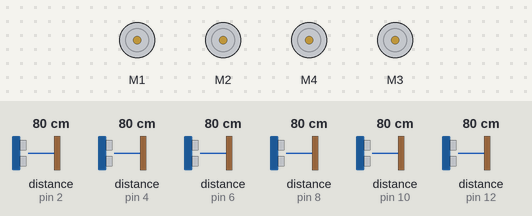
Bench run of a sketch on a simulated Arduino Uno, built with avr-gcc and run on an emulated ATmega328P. Parts: 4 × DC motor (green arrow = forward, orange = backward, longer = faster). Wiring (inferred from the names in the program): 6 × ultrasonic range finder: trigger pin 3, echo pin 2 / trigger pin 5, echo pin 4 / trigger pin 7, echo pin 6 / trigger pin 9, echo pin 8 / trigger pin 11, echo pin 10 / trigger pin 13, echo pin 12. The inputs (shaded band) are chosen by the test bench; at power-on: distance to the obstacle (sensors on pin 4, pin 2, pin 6, pin 8, pin 10, pin 12) 80 cm. The echo pulse lasts 58.3 µs per cm; what the sketch prints to the serial monitor is not drawn.

Above: at 6.7 s.
6.8 s: distance to the obstacle (sensor on pin 4) set to 18 cm
9.9 s: distance to the obstacle (sensor on pin 2) set to 2 cm
At 11.0 s:
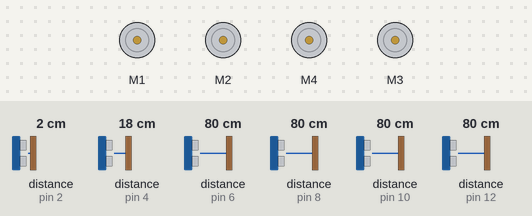
12.0 s: distance to the obstacle (sensor on pin 6) set to 2 cm
15.1 s: distance to the obstacle (sensor on pin 6) set to 291 cm
18.2 s: distance to the obstacle (sensor on pin 6) set to 299 cm
19.7 s: distance to the obstacle (sensor on pin 2) set to 4 cm
22.8 s: distance to the obstacle (sensor on pin 2) set to 7 cm
At 23.3 s:
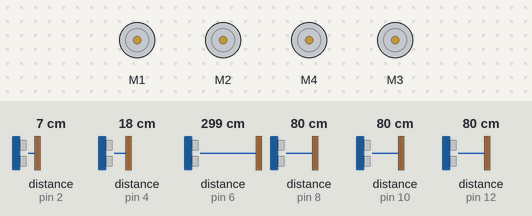
Timing chart, 0 to 25.3 s (numbered marks = the images above; inputs shaded):
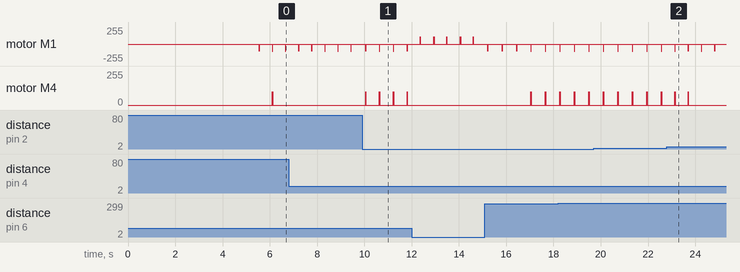

Measured:
- the behaviour switches between 5 and 6 cm on distance to the obstacle (sensor on pin 2) (found by bisection; images 1 and 2)
- after the input at 9.9 s, motor M4: alternates forward 100/255 for 0.01 s and stopped for 0.57 s, starting after 0.15 s
- after the input at 22.8 s, motor M4: alternates forward 100/255 for 0.01 s and stopped for 0.55 s, 4 changes in all, then stays stopped, starting after 0.33 s
- by itself, motor M1: alternates backward 110/255 for 0.01 s and stopped for 0.60 s

The sketch:

Explorer.ino
```cpp
#include <math.h>
#include <Adafruit_MotorShield.h>
#include <string.h>
#include "Memory.cpp"
#include<SoftwareSerial.h> //Included SoftwareSerial Library
//Started SoftwareSerial at RX and TX pin of ESP8266/NodeMCU
SoftwareSerial s(0,1);

#define FORWARD_ 0
#define BACKWARD_ 2
#define LEFT_ -1
#define RIGHT_ 1

/* Ultrasonic sensors */
const uint8_t echoPin_RIGHT = 2;  // echo signal (receives)
const uint8_t echoPin_right = 4;
const uint8_t echoPin_front_right = 6;
const uint8_t echoPin_front_left = 8;
const uint8_t echoPin_left = 10;
const uint8_t echoPin_LEFT = 12;

const uint8_t trigPin_RIGHT = 3;  // trigger signal (sends)
const uint8_t trigPin_right = 5;
const uint8_t trigPin_front_right = 7;
const uint8_t trigPin_front_left = 9;
const uint8_t trigPin_left = 11;
const uint8_t trigPin_LEFT = 13;


/* Measurements */
const float safetyDistance = 30; // according with the speed. Expressed in
const float robotWidth = 20; // expressed in cm
const float marge = safetyDistance / 3; // margin of movement. It should move between the marging and the safetyDistance


/* LEDs
   long side : pin
   short side : ground
   resistor : 100 Ohm
*/
const uint8_t ledPin_left = 15;
const uint8_t ledPin_back = 16;
const uint8_t ledPin_right = 17;


/*
   Determines where to move
*/
int objectDetected = 0; // the side where the object is detected
boolean searchingObject = false;
int tick = 0;
int randomDir = FORWARD_;
boolean stop_ = false;


/* Movement */
const int motorSpeed = 100; // from 0 (off) to 255 (max speed)

// Create the motor shield object with the default I2C address
Adafruit_MotorShield AFMS = Adafruit_MotorShield();
// Or, create it with a different I2C address (say for stacking)
// Adafruit_MotorShield AFMS = Adafruit_MotorShield(0x61);

// Motor 1 -> right behind / Motor 2 -> right front / Motor 3 -> left front / Motor 4 -> left behind
Adafruit_DCMotor *motorRightBehind = AFMS.getMotor(3);
Adafruit_DCMotor *motorRightFront = AFMS.getMotor(4);
Adafruit_DCMotor *motorLeftFront = AFMS.getMotor(1);
Adafruit_DCMotor *motorLeftBehind = AFMS.getMotor(2);


class Explorer {

  public:
    /*********************************
       GENERAL SETTINGS
     *********************************/
    int SENSOR_NUMBER = 6;
    // Index of the positions
    int FAR_LEFT = 0, LEFT = 1, UP_LEFT = 2, UP_RIGHT = 3, RIGHT = 4, FAR_RIGHT = 5;
    // Angles of orientation of the sensors
    double angles[6] = { -90, -45, 20, -20, 45, 90};
    // Safety distance in mm
    int SAFETY_DISTANCE = 150;

    int DEGREE90 = 3;
    int DEGREE120 = 4;
    int ROTATION = 30;
    int DISTANCE = 90;

    // Error margin when moving along an object (in mm)
    int ERROR_MARGIN = 40;
    // Distance at which we will move along an object (in mm)
    int FOLLOW_DISTANCE = 90;
    // Speed of the wheels
    int DEFAULT_SPEED = 100;

    /*********************************
       DEPENDS ON THE ROBOT'S SPEED
     *********************************/
    // Tick needed per angle
    double TICK_PER_ANGLE;
    double ANGLE_PER_TICK;
    // Tick per mm
    double TICK_PER_MM;
    double MM_PER_TICK;
    /*********************************/


    /*********************************
       SPECIFIC TO THE ROBOT
     *********************************/
    // Position
    double x, y;
    double angle;

    // Distances from the robot to the closest objects
    double* distances;

    // If the robot will enter in contact with an object
    boolean* contact;

    // Previous informations
    double* prev_distances;
    boolean* prev_contact;

    // Which side do we follow ? (-1 is none)
    int FOLLOWING_SIDE = -1;
    int OLD_FOLLOWING_SIDE = FAR_RIGHT;
    Memory* memory;
    double total_distance;
    /*********************************/

    // Constructor
    Explorer(double TICK_PER_ANGLE, double TICK_PER_MM) {
      distances = new double[6];
      contact = new boolean[6];

      prev_distances = new double[6];
      prev_contact = new boolean[6];

      this->TICK_PER_ANGLE = TICK_PER_ANGLE;
      this->TICK_PER_MM = TICK_PER_MM;

      this->ANGLE_PER_TICK = 1 / TICK_PER_ANGLE;
      this->MM_PER_TICK = 1 / TICK_PER_MM;

      // Starting position
      x = 0; y = 0;
      angle = 0;
      total_distance = 0;

      FOLLOWING_SIDE = -1;
    }

    void setPos(int x, int y) {
      this->x = x;
      this->y = y;
    }

    void setAngle(int angle) {
      this->angle = angle;
    }

    double getX() {
      return x;
    }

    double getY() {
      return y;
    }

    double getAngle() {
      return angle;
    }

    double* getDistances() {
      return distances;
    }

    void setDistances(double* distances) {
      for (int i = 0; i < SENSOR_NUMBER; i++) this->distances[i] = distances[i];
    }

    /*
       Calculates the distance with the information obtained from the sensors
    */
    float calculDistance(uint8_t trigPin, uint8_t echoPin) {
      uint32_t duration; // duration of the round trip
      float cm;  // distance of the obstacle

      // The sensor is triggered by a HIGH pulse of 10 or more microseconds.
      // Give a short LOW pulse beforehand to ensure a clean HIGH pulse:
      pinMode(trigPin, OUTPUT);
      digitalWrite(trigPin, LOW);
      delayMicroseconds(3);

      // Start trigger signal

      digitalWrite(trigPin, HIGH);
      delayMicroseconds(10);
      digitalWrite(trigPin, LOW);

      // Read the signal from the sensor: a HIGH pulse whose
      // duration is the time (in microseconds) from the sending
      // of the ping to the reception of its echo off of an object.

      pinMode(echoPin, INPUT);
      duration = pulseIn(echoPin, HIGH);

      // convert the time into a distance
      cm = (float)((duration << 4) + duration) / 1000.0; // cm = 17 * duration/1000
      return cm;
    }

    void updateDistance(int dir) {
      double dist = 0;
      switch (dir) {
        case 0:
          dist = calculDistance(trigPin_LEFT, echoPin_LEFT);
          break;
        case 1:
          dist = calculDistance(trigPin_left, echoPin_left);
          break;
        case 2:
          dist = calculDistance(trigPin_front_left, echoPin_front_left);
          break;
        case 3:
          dist = calculDistance(trigPin_front_right, echoPin_front_right);
          break;
        case 4:
          dist = calculDistance(trigPin_right, echoPin_right);
          break;
        case 5:
          dist = calculDistance(trigPin_RIGHT, echoPin_RIGHT);
          break;
      }
      distances[dir] = dist;
      contact[dir] = isThereSomething(dir, SAFETY_DISTANCE);
    }

    /**
       Update the distance using the ultrasounds
    */
    void updateDistance() {

      // Copy the previous informations
      for (int i = 0; i < SENSOR_NUMBER; i++) {
        prev_distances[i] = distances[i];
        prev_contact[i] = contact[i];
      }

      // Récupérer les informations des capteurs
      double cm_front_left = calculDistance(trigPin_front_left, echoPin_front_left);
      double cm_front_right = calculDistance(trigPin_front_right, echoPin_front_right);
      double cm_left = calculDistance(trigPin_left, echoPin_left);
      double cm_LEFT = calculDistance(trigPin_LEFT, echoPin_LEFT);
      double cm_right = calculDistance(trigPin_right, echoPin_right);
      double cm_RIGHT = calculDistance(trigPin_RIGHT, echoPin_RIGHT);

      //conversion cm -> mm
      distances[FAR_LEFT] = cm_LEFT * 10;
      distances[FAR_RIGHT] = cm_RIGHT * 10;
      distances[LEFT] = cm_left * 10;
      distances[RIGHT] = cm_right * 10;
      distances[UP_LEFT] = cm_front_left * 10;
      distances[UP_RIGHT] = cm_front_right * 10;

      for (int i = 0; i < SENSOR_NUMBER; i++) {
        if (distances[i] <= SAFETY_DISTANCE) contact[i] = true;
        else contact[i] = false;
      }
      String data = string_to_json();
      Serial.print(data);
      s.print(data);

    }

    void speedLeft(int motorSpeed) {
      motorLeftFront->setSpeed(motorSpeed);
      motorLeftBehind->setSpeed(motorSpeed);
    }

    void speedRight(int motorSpeed) {
      motorRightFront->setSpeed(motorSpeed);
      motorRightBehind->setSpeed(motorSpeed);
    }

    /**
       Move the robot
    */
    void explore() {
      updateDistance();

      if (FOLLOWING_SIDE == -1) find_();
      else if(!memory->isVisited(x, y, total_distance)) follow();
      else {
         // On a fini de visiter, on se tourne et on continue l'exploration
         for(int i = 0; i < DEGREE90; i++){
            if(FOLLOWING_SIDE == FAR_RIGHT) left(ROTATION);
            else right(ROTATION);
         }
         FOLLOWING_SIDE = -1;
      }
    }

    /**
       Move the robot "randomly" until finding an object to move along
    */
    void find_() {
      // If we're alongside an object on our left or right
      if (distances[OLD_FOLLOWING_SIDE] <= FOLLOW_DISTANCE + ERROR_MARGIN) {
         FOLLOWING_SIDE = OLD_FOLLOWING_SIDE;
         memory = new Memory(FOLLOWING_SIDE);
      }
      else if (distances[FAR_LEFT] <= FOLLOW_DISTANCE + ERROR_MARGIN){
         FOLLOWING_SIDE = FAR_LEFT;
         memory = new Memory(FOLLOWING_SIDE);
      }
      else if (distances[FAR_RIGHT] <= FOLLOW_DISTANCE + ERROR_MARGIN) {
         FOLLOWING_SIDE = FAR_RIGHT;
         memory = new Memory(FOLLOWING_SIDE);
      }
      else {
        int cpt = 0;
        // Nothing ahead, go forward
        if (!contact[UP_RIGHT] && !contact[UP_LEFT] && !contact[RIGHT] && !contact[LEFT]) forward(DISTANCE);
        // If there is something ahead, on the right, then we turn the robot to follow it
        else if (contact[UP_RIGHT] || contact[RIGHT]) {
          while (!(distances[FAR_RIGHT] <= FOLLOW_DISTANCE + ERROR_MARGIN) && cpt++ < DEGREE90) {
            left(ROTATION);
            updateDistance();
          }
        } else if (contact[UP_LEFT] || contact[LEFT]) {
          while (!(distances[FAR_LEFT] <= FOLLOW_DISTANCE + ERROR_MARGIN) && cpt++ < DEGREE90) {
            right(ROTATION);
            updateDistance();
          }
        }
      }
    }

    /**
       Move the robot to follow an object on a certain side
    */
    void follow() {
      // Si ça fait un moment qu'on a pas ajouté de points, alors on en ajoute un
      if(memory->distanceSinceLastPoint(total_distance) >= 200) memory->addMemoryPoint(x, y, total_distance);

      // On tourne de 20 degré quand y'a un truc devant
      if(contact[UP_RIGHT] || contact[UP_LEFT] || contact[RIGHT] || contact[LEFT]){
        if(FOLLOWING_SIDE == FAR_RIGHT) left(ROTATION);
        else right(ROTATION);
        updateDistance();
      }

      // If there is something on the side at a good distance, we continue to go forward
      if (isThereSomething(FOLLOWING_SIDE, FOLLOW_DISTANCE + ERROR_MARGIN + ERROR_MARGIN)) {
        // If we're too close, we try to turn a bit
        if (distances[FOLLOWING_SIDE] <= FOLLOW_DISTANCE - ERROR_MARGIN) {
          if (FOLLOWING_SIDE == FAR_RIGHT && distances[FOLLOWING_SIDE] < prev_distances[FOLLOWING_SIDE]) left(ROTATION);
          if (FOLLOWING_SIDE == FAR_LEFT && distances[FOLLOWING_SIDE] < prev_distances[FOLLOWING_SIDE]) right(ROTATION);
          updateDistance();
        } else if (distances[FOLLOWING_SIDE] >= FOLLOW_DISTANCE + ERROR_MARGIN) {
          if (FOLLOWING_SIDE == FAR_RIGHT && distances[FOLLOWING_SIDE] > prev_distances[FOLLOWING_SIDE]) right(ROTATION);
          if (FOLLOWING_SIDE == FAR_LEFT && distances[FOLLOWING_SIDE] > prev_distances[FOLLOWING_SIDE]) left(ROTATION);
          updateDistance();
        }
        if (!contact[UP_RIGHT] && !contact[UP_LEFT] && !contact[LEFT] && !contact[RIGHT]) forward(DISTANCE);
        else backward(DISTANCE);
      }
      else {
        // If there is no more something at the side, we try to turn and go forward
        int cpt = 0;
        while (!isThereSomething(FOLLOWING_SIDE, FOLLOW_DISTANCE + ERROR_MARGIN) && cpt < DEGREE120) {
          if(contact[UP_RIGHT] || contact[UP_LEFT] || contact[LEFT] || contact[RIGHT] || contact[FAR_RIGHT] || contact[FAR_LEFT]) break;
          if (FOLLOWING_SIDE == FAR_RIGHT) right(ROTATION);
          else if (FOLLOWING_SIDE == FAR_LEFT) left(ROTATION);
          forward(DISTANCE);
          updateDistance();
          cpt++;
        }

        // Still nothing ? We stop to follow and try to explore something else
        if (!isThereSomething(FOLLOWING_SIDE, FOLLOW_DISTANCE + ERROR_MARGIN)) {
          OLD_FOLLOWING_SIDE = FOLLOWING_SIDE;
          FOLLOWING_SIDE = -1;
        }
      }
    }

    boolean isThereSomething(int dir, int distance) {
      return distances[dir] <= distance;
    }

    // Direction
    void forward() {
      // Wheels go forward
      motorLeftFront->run(BACKWARD);
      motorRightFront->run(FORWARD);
      motorLeftBehind->run(BACKWARD);
      motorRightBehind->run(FORWARD);
    }
    void left() {
      // Wheels go left
      motorLeftFront->run(FORWARD);
      motorRightFront->run(FORWARD);
      motorLeftBehind->run(FORWARD);
      motorRightBehind->run(FORWARD);
    }
    void right() {
      // Wheels go right
      motorLeftFront->run(BACKWARD);
      motorRightFront->run(BACKWARD);
      motorLeftBehind->run(BACKWARD);
      motorRightBehind->run(BACKWARD);
    }
    void backward() {
      // Wheels go backward
      motorLeftFront->run(FORWARD);
      motorRightFront->run(BACKWARD);
      motorLeftBehind->run(FORWARD);
      motorRightBehind->run(BACKWARD);
    }

    void stopmamene() {
      motorLeftFront->run(RELEASE);
      motorLeftBehind->run(RELEASE);
      motorRightFront->run(RELEASE);
      motorRightBehind->run(RELEASE);
      delay(500);
      //for (int i = 0; i < 100; i++) {}
    }
    /**
       Update the position of the robot given the distance travelled
       @param distance
    */
    void updatePos(double distance) {
      total_distance += distance;
      double angle = 3.141592654 * this->angle / 180;
      x += cos(angle) * distance;
      y += sin(angle) * distance;
    }

    void updatePos(double distance, double angle){
      angle = 3.141592654 * angle / 180;
      x += cos(angle) * distance;
      y += sin(angle) * distance;
    }

    /**
       Move forward for the specified distance (in mm)
       @param distance
    */
    void forward(int distance) {
      for (int i = 0; i < distance * TICK_PER_MM; i++) {
        forward();
      }
      updatePos(distance);
      stopmamene();
    }

    /**
       Move left for the specified angle (in degree)
       @param angle
    */
    void left(int angle) {
      for (int i = 0; i < angle * TICK_PER_ANGLE; i++) {
        left();
      }
      addAngle(-angle);
      stopmamene();
    }

    /**
       Move right for the specified angle (in degree)
       @param angle
    */
    void right(int angle) {
      for (int i = 0; i < angle * TICK_PER_ANGLE; i++) {
        right();
      }
      addAngle(angle);
      stopmamene();
    }

    /**
       Move backward for the specified distance (in mm)
       @param distance
    */
    void backward(int distance) {
      for (int i = 0; i < distance * TICK_PER_MM; i++) {
        backward();
      }
      updatePos(-distance);
      stopmamene();
    }

    /**
       Add the @param angle to the general angle. It will ensure that the general angle belong to [0, 360[ (in degree)
       @param angle
    */
    void addAngle(double angle) {
      this->angle += angle;
      if (this->angle >= 360) this->angle -= 360;
      if (this->angle < 0) this->angle += 360;
      updatePos(1, 35);
    }

    //traduit x,y,angle,distances en JSON
    String string_to_json(){
      String res = "{ ";
      res += "\"x\" : ";
      res += String(x);
      res += ", \"y\" : ";
      res += String(y);
      res += ", \"angle\" : ";
      res += String(angle);
      res += ", \"distances\" : { \"0\" : ";
      res += String(distances[0]);
      res += ", \"1\" : ";
      res += String(distances[1]);
      res += ", \"2\" : ";
      res += String(distances[2]);
      res += ", \"3\" : ";
      res += String(distances[3]);
      res += ", \"4\" : ";
      res += String(distances[4]);
      res += ", \"5\" : ";
      res += String(distances[5]);
      res += " }";
      res += " };";
      return res;
    }

};

Explorer* robot;
boolean test;

void setup() {
  Serial.begin(115200);
  AFMS.begin();

  robot = new Explorer(1.89, 0.57);

// Left wheels
  robot->speedLeft(motorSpeed*1.1);

  // Right wheels
  robot->speedRight(motorSpeed);

  robot->stopmamene();

  delay(5000); //on attends 5 sec la connexion au serveur

}

void loop() {
  robot->explore();
  /*Serial.print("Reading data...");
  String data = Serial.readStringUntil(';');
  Serial.println("Data: " + data);*/
  //robot->forward();
}
```

Queue.cpp
```cpp
class Node{
  public:
    double f;
    int x, y;
    Node* next;

    Node(double f, int x, int y){
     this->f = f;
     this->x = x;
     this->y = y;
    }
};

class Queue{
  private:
    Node* first;
    Node* last;
    int SIZE = 0;

  public:
    Queue();

    bool isEmpty(){
      return SIZE == 0;
    }

    void insert(double f, int x, int y){
      if(isEmpty()) {
        first = new Node(f, x, y);
        last = first;
        SIZE++;
      } else {
        Node* current = first;
        // On regarde si le node est déjà dans la liste
        for(int i = 0; i < SIZE; i++){
          // S'il y est, on met à jour son f
          if(current->x == x && current->y == y) {
            current->f = f;
            return;
          }
        }
        // Sinon on le rajoute à la fin
        last->next = new Node(f, x, y);
      }
    }

    Node* pop(){
      if(isEmpty()) return first;
      Node* item = first;
      first = first->next;
      return item;
    }

};
```

Source omitted: Memory.cpp (2213 bytes), Pathfinding.cpp (4525 bytes)
